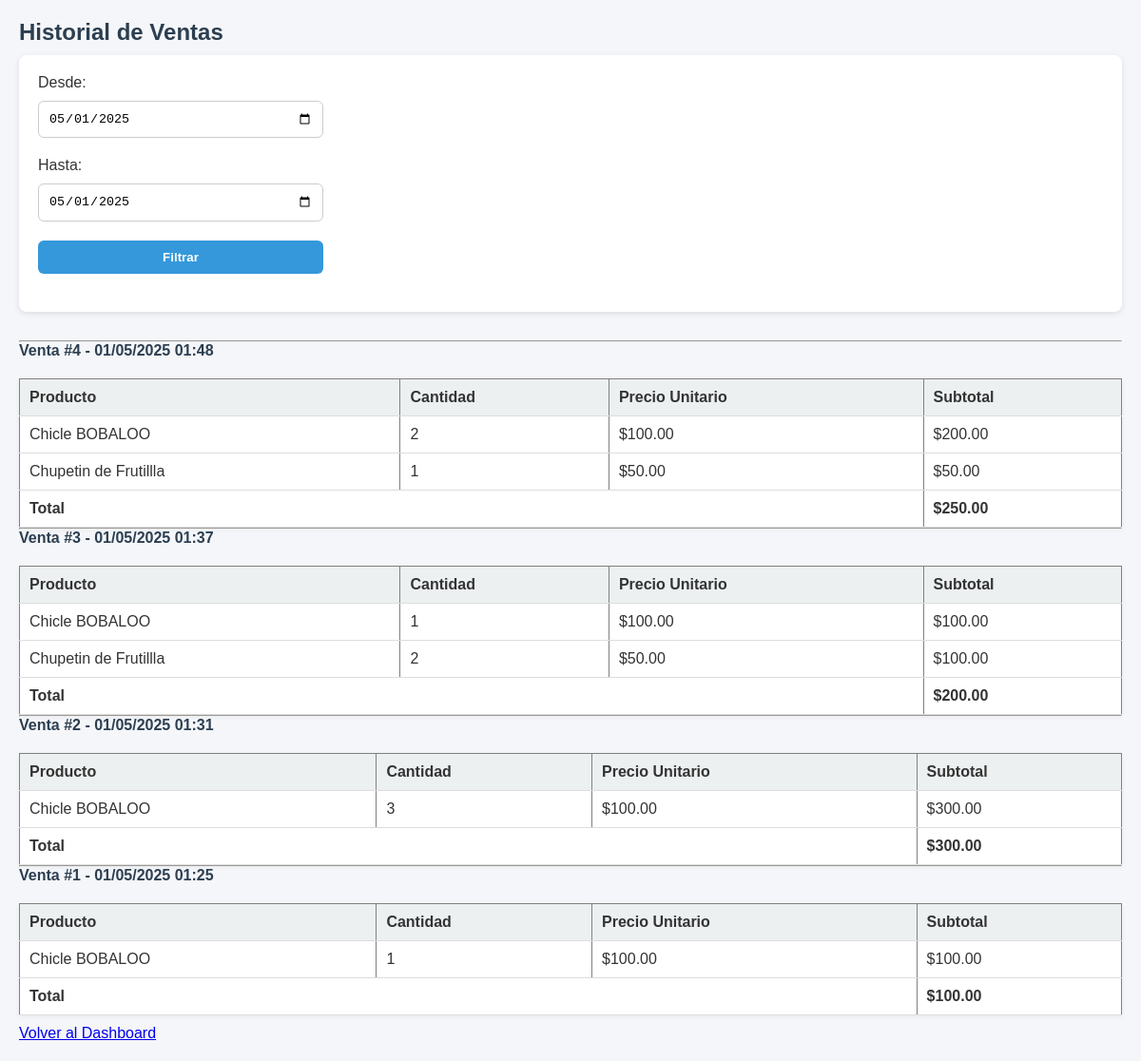
Screenshot of /pages/ventas_historial.php (signed in) with the database file from the repository.
### tables this page shows
CREATE TABLE `ventas_detalle` (
  `id` int(11) NOT NULL,
  `venta_id` int(11) DEFAULT NULL,
  `producto_id` int(11) DEFAULT NULL,
  `cantidad` int(11) DEFAULT NULL,
  `precio_unitario` decimal(10,2) DEFAULT NULL
);

CREATE TABLE `productos` (
  `id` int(11) NOT NULL,
  `codigo` varchar(20) NOT NULL,
  `nombre` varchar(100) NOT NULL,
  `precio` decimal(10,2) NOT NULL,
  `stock` int(11) NOT NULL
);

### pages/ventas_historial.php (the view, shortened to what this page needs)
<?php
require_once "../includes/db.php";
$fecha_inicio = $_GET['inicio'] ?? date('Y-m-01');
$fecha_fin = $_GET['fin'] ?? date('Y-m-d');
$stmt = $conn->prepare("
    SELECT v.id AS venta_id, v.fecha, p.nombre, vd.cantidad, vd.precio_unitario
    FROM ventas v
    JOIN ventas_detalle vd ON v.id = vd.venta_id
    JOIN productos p ON vd.producto_id = p.id
    WHERE DATE(v.fecha) BETWEEN ? AND ?
    ORDER BY v.fecha DESC
");
$stmt->bind_param("ss", $fecha_inicio, $fecha_fin);
$stmt->execute();
$resultado = $stmt->get_result();
$ventas = [];
while ($row = $resultado->fetch_assoc()) {
    $ventas[$row['venta_id']]['fecha'] = $row['fecha'];
    $ventas[$row['venta_id']]['items'][] = $row;
}
?>
<!DOCTYPE html>
<html lang="es">
<head>
    <link rel="stylesheet" href="../css/style.css">
</head>
<body>
    <h2>Historial de Ventas</h2>
    <form method="get">
        <label>Desde: <input type="date" name="inicio" value="<?= $fecha_inicio ?>"></label>
        <label>Hasta: <input type="date" name="fin" value="<?= $fecha_fin ?>"></label>
        <button type="submit">Filtrar</button>
    </form>
    <?php if (empty($ventas)): ?>
        <p>No se encontraron ventas en ese período.</p>
    <?php else: ?>
        <?php foreach ($ventas as $venta_id => $venta): ?>
            <hr>
            <h4>Venta #<?= $venta_id ?> - <?= date("d/m/Y H:i", strtotime($venta['fecha'])) ?></h4>
            <table border="1">
                <tr>
                    <th>Producto</th>
                    <th>Cantidad</th>
                    <th>Precio Unitario</th>
                    <th>Subtotal</th>
                </tr>
                <?php
                    $total = 0;
                    foreach ($venta['items'] as $item):
                        $subtotal = $item['cantidad'] * $item['precio_unitario'];
                        $total += $subtotal;
                ?>
                    <tr>
                        <td><?= htmlspecialchars($item['nombre']) ?></td>
                        <td><?= $item['cantidad'] ?></td>
                        <td>$<?= number_format($item['precio_unitario'], 2) ?></td>
                        <td>$<?= number_format($subtotal, 2) ?></td>
                    </tr>
                <?php endforeach; ?>
                <tr>
                    <td colspan="3"><strong>Total</strong></td>
                    <td><strong>$<?= number_format($total, 2) ?></strong></td>
                </tr>
            </table>
        <?php endforeach; ?>
    <?php endif; ?>
    <p><a href="dashboard.php">Volver al Dashboard</a></p>
</body>
</html>

### css/style.css (style rules this page uses)
* { margin: 0; padding: 0; box-sizing: border-box; }
body { font-family: Arial, sans-serif; background-color: #f4f6f9; padding: 20px; color: #333; }
h1, h2, h3, h4 { margin-bottom: 10px; color: #2c3e50; }
form { margin-bottom: 30px; background-color: #fff; padding: 20px; border-radius: 8px; box-shadow: 0 2px 6px rgba(0,0,0,0.1); }
input[type="text"], input[type="number"], input[type="password"], input[type="date"], button { display: block; width: 100%; max-width: 300px; margin-top: 10px; margin-bottom: 20px; padding: 10px; border: 1px solid #ccc; border-radius: 6px; }
button { background-color: #3498db; color: white; font-weight: bold; border: none; cursor: pointer; transition: background-color 0.3s ease; }
table { width: 100%; border-collapse: collapse; margin-top: 20px; background-color: #fff; box-shadow: 0 2px 6px rgba(0,0,0,0.05); }
th, td { padding: 10px; text-align: left; border-bottom: 1px solid #ddd; }
th { background-color: #ecf0f1; }
p { margin-top: 10px; }

### pages/ventas_historial.php (style rules this page uses)
* { margin: 0; padding: 0; box-sizing: border-box; }
body { font-family: Arial, sans-serif; background-color: #f4f6f9; padding: 20px; color: #333; }
h1, h2, h3, h4 { margin-bottom: 10px; color: #2c3e50; }
form { margin-bottom: 30px; background-color: #fff; padding: 20px; border-radius: 8px; box-shadow: 0 2px 6px rgba(0,0,0,0.1); }
input[type="text"], input[type="number"], input[type="password"], input[type="date"], button { display: block; width: 100%; max-width: 300px; margin-top: 10px; margin-bottom: 20px; padding: 10px; border: 1px solid #ccc; border-radius: 6px; }
button { background-color: #3498db; color: white; font-weight: bold; border: none; cursor: pointer; transition: background-color 0.3s ease; }
table { width: 100%; border-collapse: collapse; margin-top: 20px; background-color: #fff; box-shadow: 0 2px 6px rgba(0,0,0,0.05); }
th, td { padding: 10px; text-align: left; border-bottom: 1px solid #ddd; }
th { background-color: #ecf0f1; }
p { margin-top: 10px; }

### rows the page displays
ventas_detalle: producto.nombre "Chicle BOBALOO", cantidad "2", precio_unitario "100.00", subtotal "200.00"
ventas_detalle: producto.nombre "Chupetin de Frutillla", cantidad "1", precio_unitario "50.00"
ventas_detalle: producto.nombre "Chicle BOBALOO", cantidad "1", precio_unitario "100.00"
ventas_detalle: producto.nombre "Chupetin de Frutillla", cantidad "2", precio_unitario "50.00", subtotal "100.00"
ventas_detalle: producto.nombre "Chicle BOBALOO", cantidad "3", precio_unitario "100.00", subtotal "300.00"
ventas_detalle: producto.nombre "Chicle BOBALOO", cantidad "1", precio_unitario "100.00"

### other values shown
$venta_id "4"
date("d/m/Y H:i", strtotime($venta['fecha'])) "01/05/2025 01:48"
$total "250.00"
$venta_id "3"
date("d/m/Y H:i", strtotime($venta['fecha'])) "01/05/2025 01:37"
$total "200.00"
$venta_id "2"
date("d/m/Y H:i", strtotime($venta['fecha'])) "01/05/2025 01:31"
$total "300.00"
$venta_id "1"
date("d/m/Y H:i", strtotime($venta['fecha'])) "01/05/2025 01:25"
$total "100.00"
